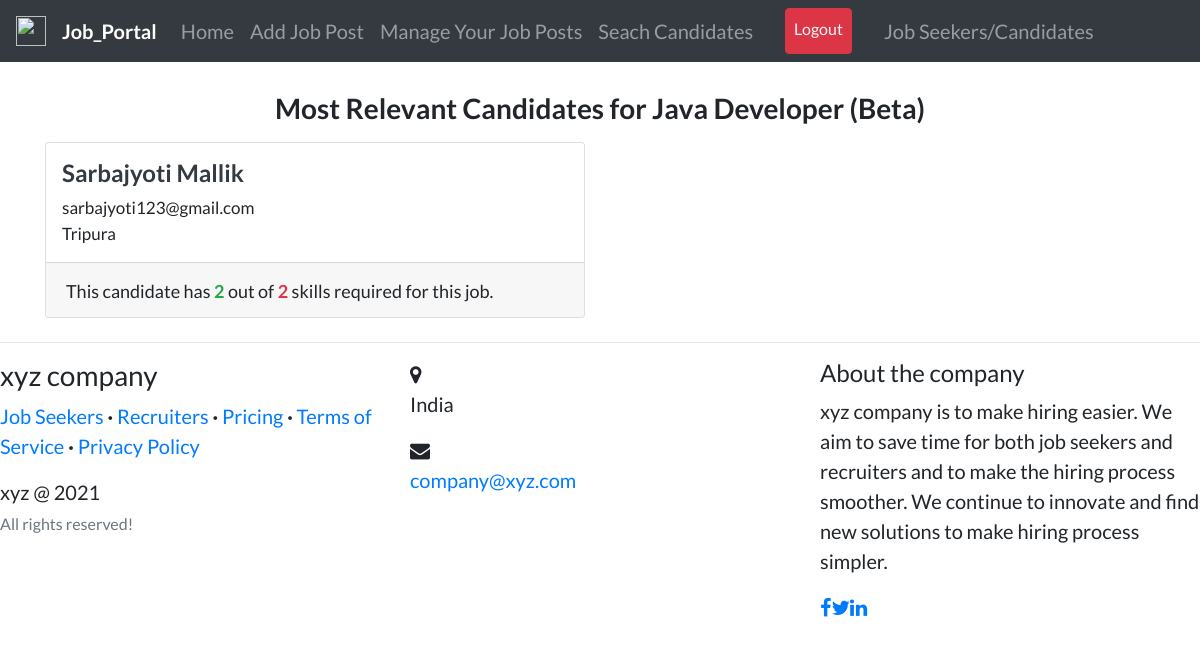
Page /hiring/job/java-developer/search/ (signed in) on the committed database.
### recruiters/models.py (models this page shows, shortened)
class Job(models.Model):
    recruiter = models.ForeignKey(
        User, related_name='jobs', on_delete=models.CASCADE)
    title = models.CharField(max_length=255)
    company = models.CharField(max_length=200)
    location = models.CharField(max_length=255)
    description = models.TextField()
    skills_req = models.CharField(max_length=200)
    job_type = models.CharField(
        max_length=30, choices=CHOICES, default='Full Time', null=True)
    link = models.URLField(null=True, blank=True)
    slug = AutoSlugField(populate_from='title', unique=True, null=True)
    date_posted = models.DateTimeField(default=timezone.now)

### candidates/models.py (models this page shows, shortened)
class Profile(models.Model):
    user = models.OneToOneField(
        User, on_delete=models.CASCADE, primary_key=True, related_name='profile')
    full_name = models.CharField(max_length=200, null=True, blank=True)
    country = CountryField(null=True, blank=True)
    location = models.CharField(max_length=255, null=True, blank=True)
    resume = models.FileField(upload_to='resumes', null=True, blank=True)
    grad_year = models.IntegerField(blank=True)
    looking_for = models.CharField(
        max_length=30, choices=CHOICES, default='Full Time', null=True)
    slug = AutoSlugField(populate_from='user', unique=True)

### recruiters/views.py (the view)
# urls.py: path('job/<slug>/search/', views.job_candidate_search,
@login_required
def job_candidate_search(request, slug):
    job = get_object_or_404(Job, slug=slug)
    relevant_candidates = []
    common = []
    applicants = Profile.objects.filter(looking_for=job.job_type)
    job_skills = []
    skills = str(job.skills_req).split(",")
    for skill in skills:
        job_skills.append(skill.strip().lower())
    for applicant in applicants:
        user = applicant.user
        skill_list = list(Skill.objects.filter(user=user))
        skills = []
        for i in skill_list:
            skills.append(i.skill.lower())
        common_skills = list(set(job_skills) & set(skills))
        if (len(common_skills) != 0 and len(common_skills) >= len(job_skills)//2):
            relevant_candidates.append(applicant)
            common.append(len(common_skills))
    objects = zip(relevant_candidates, common)
    objects = sorted(objects, key=lambda t: t[1], reverse=True)
    objects = objects[:100]
    context = {
        'rec_navbar': 1,
        'job': job,
        'objects': objects,
        'job_skills': len(job_skills),
        'relevant': len(relevant_candidates),
    }
    return render(request, 'recruiters/job_candidate_search.html', context)

### recruiters/templates/recruiters/job_candidate_search.html (shortened to what this page needs)
{% extends "users/layout.html" %} {% load static %} {% block content %}
<br />
<div>
  <h3 class="text-center">
    <b>Most Relevant Candidates for {{job.title}} (Beta)</b>
  </h3>
  {% if relevant %}
  <div class="row">
    {% for profile, common in objects %}
    <div class="col-md-6">
      <div class="card card-signin my-2">
        <span class="ml-3 mt-3">
          <a href="{% url 'profile-view' profile.slug %}">
            {% if profile.full_name %}
            <h4 class="text-dark">
              <b>{{profile.full_name}}</b>
            </h4>
            {% else %}
            <h4 class="text-dark">
              <b>{{profile.user.username}}</b>
            </h4>
            {% endif %}
          </a>
          <p style="font-size: 17px">
            {{profile.user.email}}<br />
            {% if profile.location %} {{profile.location}} {% else %}
            {{profile.country.name}} {% endif %}
          </p>
        </span>
        <div class="card-footer">
          <span style="font-size: 18px"
            >This candidate has <b class="text-success">{{ common }} </b>out of
            <b class="text-danger">{{ job_skills }}</b> skills required for this
            job.</span
          >
        </div>
      </div>
    </div>
    {% endfor %}
  </div>
  {% endif %}
</div>
{% endblock content %}

### users/templates/users/layout.html (style rules this page uses)
body { font-family: "Lato"; font-size: 20px; }

### rows in the picture
Job: title "Java Developer"
Profile: full_name "Sarbajyoti Mallik", user.email "sarbajyoti123@gmail.com", location "Tripura", common "2", job_skills "2"
